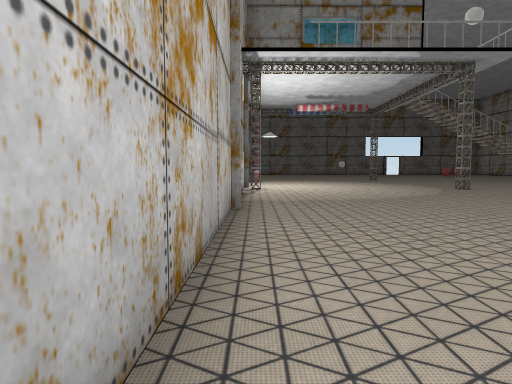
view 1 (above)

21 first-person views from a walk through a 3-D level made in the Unity game engine. The camera is 1.3 m above the floor, tilts 4° down and sees 75° across. Doors are open. The floor is counted in squares, 2 m on a side. Each view is taken from the middle of a square. On the plan, view 1 faces up. The plan holds only what a view shows up to about 10 squares ahead; the rest is blank. The place goes on beyond the plan. The player is left out. Some animated figures are not drawn. Some surface patterns are stand-ins.

view 2
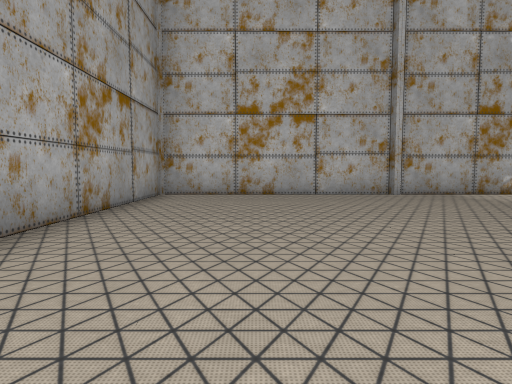

view 3
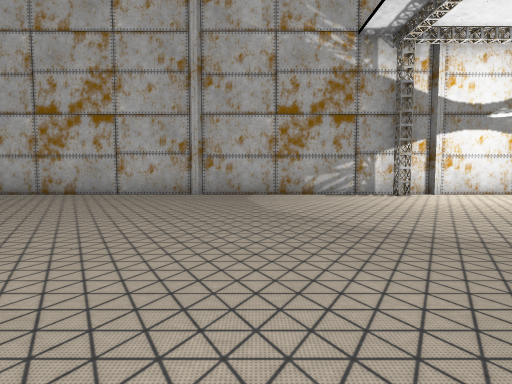

view 4
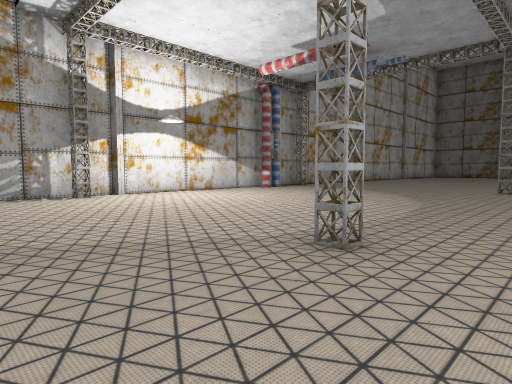

view 5
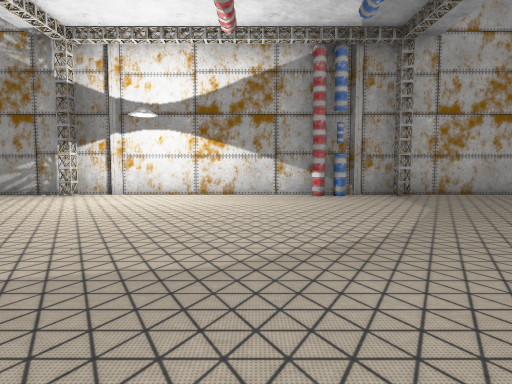

view 6
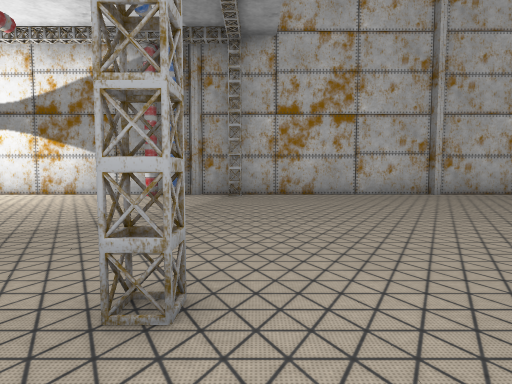

view 7
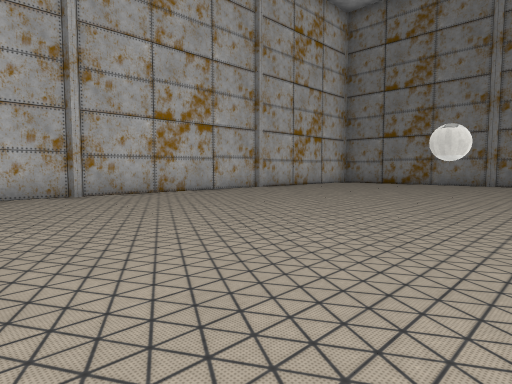

view 8
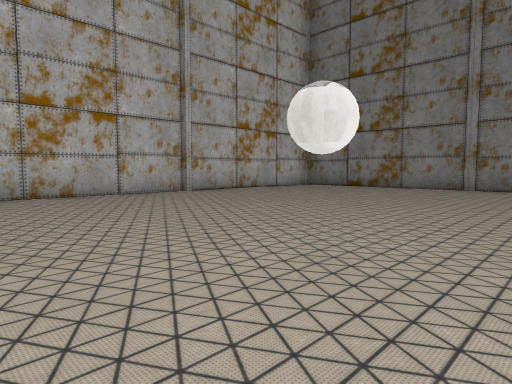

view 9
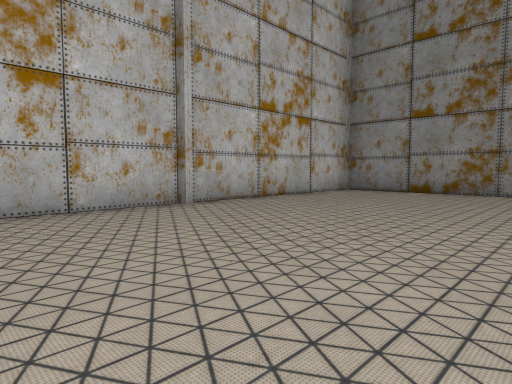

view 10
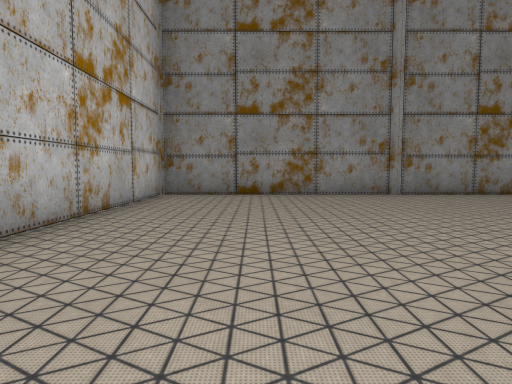

view 11
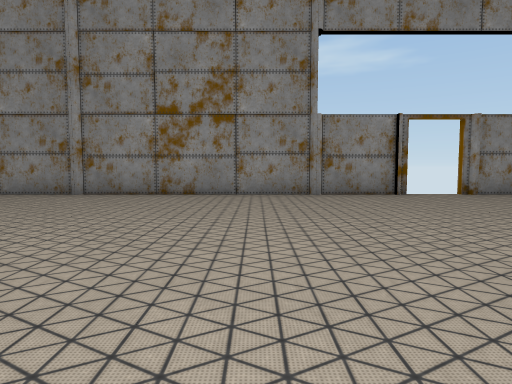

view 12
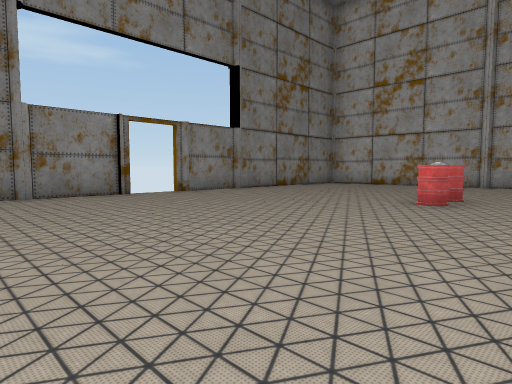

view 13
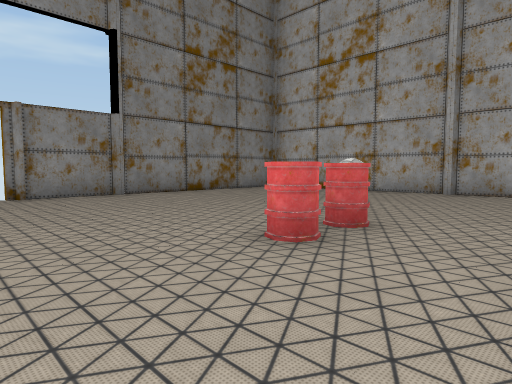

view 14
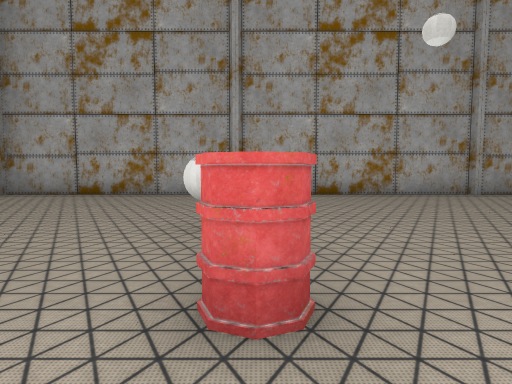

view 15
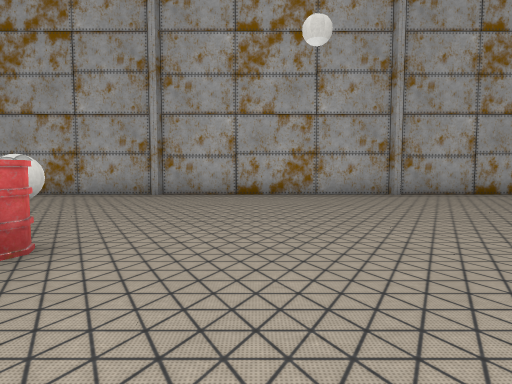

view 16
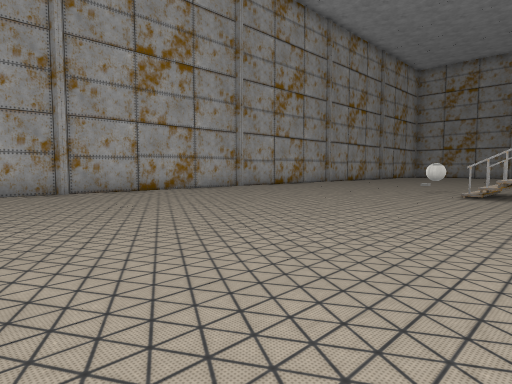

view 17
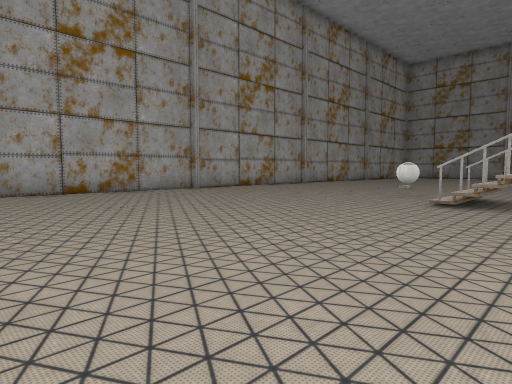

view 18
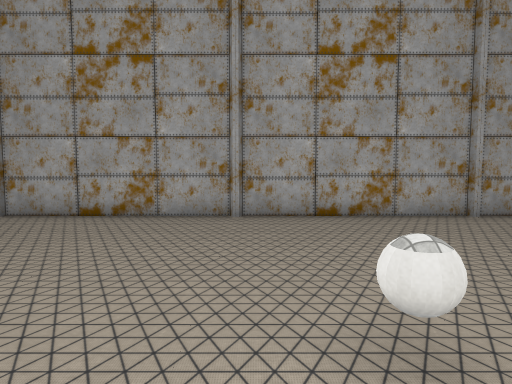

view 19
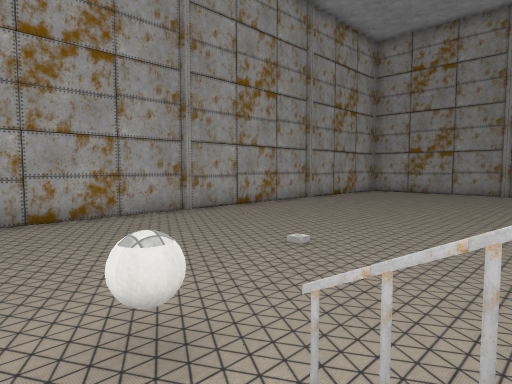

view 20
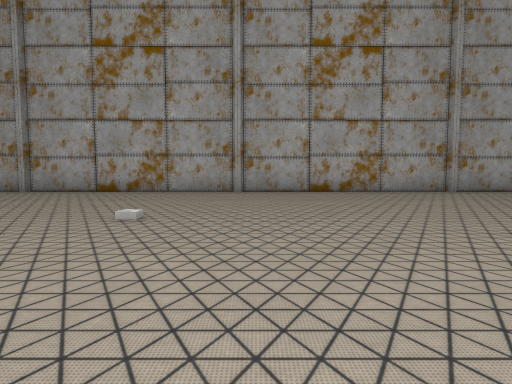

view 21
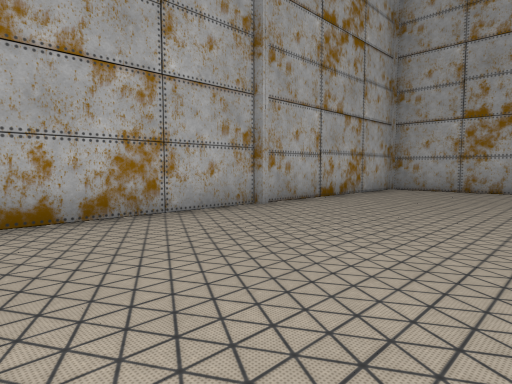

### Floor plan
Points are (right, up) in squares from view 1. A wall is a line through its corners. A room is listed if a view was taken in it or the views show most of it. See-through windows are left out.
Room 1 (views 1, 2, 3, 4, 5, 6, 7, 8, 9, 10, 11, 12, 13, 14, 15, 16, 17, 18, 19, 20, 21)
walls: (6.6, 18.5) (6.7, 18.4); (6.4, 18.4) (6.8, 18.4) (6.2, 18.4); (6.4, 18.5) (6.7, 18.4); (6.4, 18.8) (6.4, 18.6) (6.8, 18.4); (6.2, 18.7) (6.5, 18.7); (6.7, 10.8) (6.7, 10.4); (6.8, 10.6) (6.4, 10.6) (6.4, 10.2); (6.5, 10.4) (6.2, 10.4); (0.2, 18.8) (0.2, 18.2); (0.2, 10.8) (0.2, 10.4) (-0.2, 10.4); (0, 10.8) (0.2, 10.4); (0, 10.7) (-0.2, 10.3); (13.9, 35.4) (-0.4, 35.4) (-0.4, -0.4) (5, -0.4); (20.4, -0.4) (22.9, -0.4); (19.9, 35.4) (15.1, 35.4); (23.4, 0.1) (23.4, 35.4)
ways out: open door at (5.5, 16.5); open door at (14.5, 35.5)
objects: pipe (0, 17); ball (7, 26); barrel (16, 29); ball (17, 16); barrel (17, 29); ball (19, 30)

Positions as (right, up) in squares from view 1, and headings:
1: (0, 0), facing up
2: (8, 2), facing left
3: (8, 7), facing left
4: (8, 8), facing up-left
5: (8, 15), facing left
6: (8, 19), facing left
7: (8, 21), facing up-left
8: (8, 24), facing up-left
9: (5, 26), facing up-left
10: (2, 27), facing up
11: (10, 27), facing up
12: (10, 27), facing up-right
13: (14, 27), facing up-right
14: (15, 29), facing right
15: (15, 27), facing right
16: (14, 26), facing down-right
17: (14, 24), facing down-right
18: (15, 17), facing right
19: (15, 17), facing down-right
20: (14, 11), facing right
21: (19, 10), facing down-right
